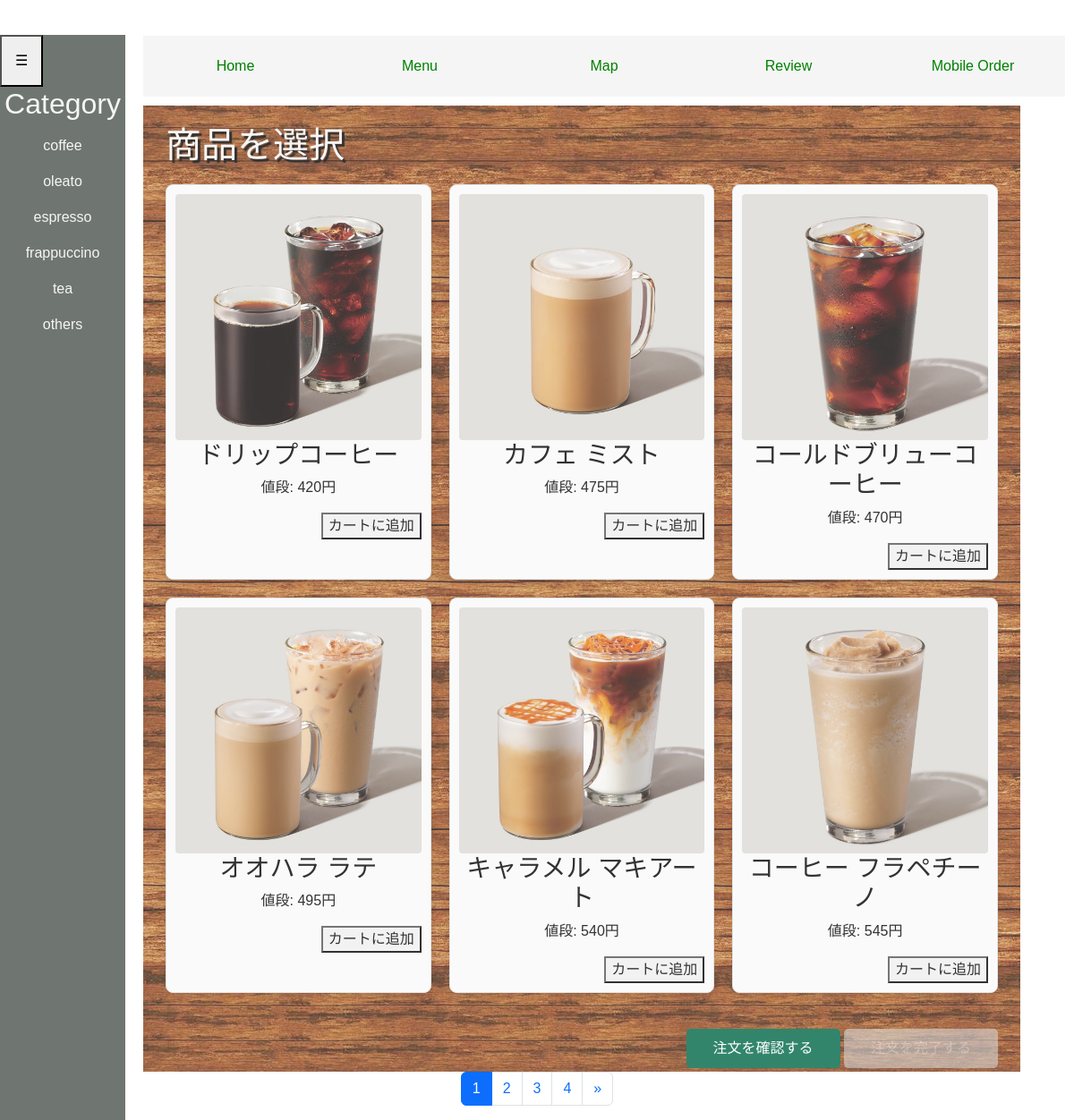
/mobile_order/, run on the app's committed database.
### cafe/models.py (models this page shows, shortened)
class CafeMenu(models.Model):
    CATEGORY=(('coffee','コーヒー'),
              ('espresso','エスプレッソ'),
              ('oleato','オリアート'),
              ('frappuccino','フラペチーノ'),
              ('tea','ティー'),
              ('others','その他'),
              )
    category = models.CharField(choices=CATEGORY, max_length=20, default='coffee')
    name=models.CharField(
                verbose_name='商品名',
                max_length=100
                )
    price=models.DecimalField(max_digits=5, decimal_places=0)
    description=models.TextField()
    image=models.ImageField(upload_to='menu_images/')

### cafe/views.py (the view, shortened to what this page needs)
# urls.py: path('mobile_order/',views.Mobile_OrderView.as_view(),name='mobile_order'),
class Mobile_OrderView(ListView):
    template_name='mobile_order.html'
    context_object_name = 'orderby_records'  # object_listキーに別名を設定
    model = CafeMenu  # 使用するモデルを指定
    paginate_by=6  #1つのページに6つ表示
    def get_context_data(self, **kwargs):
        context = super().get_context_data(**kwargs)
        selected_items = self.request.session.get('selected_items', [])  # セッションから選んだ商品を取得
        total_price = sum(float(item.get('price', 0)) for item in selected_items)  # 商品価格を合計
        context['total_price'] = total_price
        context['selected_items'] = selected_items
        return context

### cafe/templates/mobile_order.html (shortened to what this page needs)
{% load static %}
<head>
    <link href="{% static 'css/bootstrap.min.css' %}" rel="stylesheet">
    <link rel="stylesheet" href="{% static 'css/menu.css' %}">
</head>
<div class="navbar">
  <a href="{% url 'cafe:base' %}">Home</a>
  <a href="{% url 'cafe:menu' %}">Menu</a>
  <a href="{% url 'cafe:map' %}">Map</a>
  <a href="{% url 'photo:index' %}">Review</a>
  <a href="{% url 'cafe:mobile' %}">Mobile Order</a>
</div>
<div class="sidebar">
  <button id="toggleBtn" class="toggle-btn">☰</button>
  <h2>Category</h2>
  <ul>
      <li><a href="{% url 'cafe:coffee_m' %}">coffee</a></li>
      <li><a href="{% url 'cafe:oleato_m' %}">oleato</a></li>
      <li><a href="{% url 'cafe:espresso_m' %}">espresso</a></li>
      <li><a href="{% url 'cafe:frappuccino_m' %}">frappuccino</a></li>
      <li><a href="{% url 'cafe:tea_m' %}">tea</a></li>
      <li><a href="{% url 'cafe:others_m' %}">others</a></li>
  </ul>
</div>
<body>
  <div class="menu" style="background-image: url('{% static "img/wood.jpeg" %}'); opacity:0.8;">
    <h1 style="text-shadow: 3px 3px 1px rgba(0, 0, 0, 1);">商品を選択</h1>
    <div class="menu-grid">
      {% for record in orderby_records %}
          <div class="record">
            <img src="{{ record.image.url }}" alt="{{ record.name }}">
            <h3>{{ record.name }}</h3>
            <p>値段: {{ record.price }}円</p>
            <div style="text-align: right;">
              <button class="add-to-cart" data-id="{{ record.id }}" data-name="{{ record.name }}" data-price="{{ record.price }}">カートに追加</button>
            </div>
          </div>
      {% endfor %}
        </div>
      <div style="text-align: right;">
      <button class="back-button">
        <a>注文を確認する</a>
      </button>
      <button  type="submit" class="back-button" id="complete-order" disabled>
        注文を完了する
      </button>
      </div>
    </div>
  {% include "pagination.html" %}
</body>
</html>

### blogapp/templates/pagination.html (shortened to what this page needs)
<ul class="pagination" style="justify-content:center">
    {% for num in page_obj.paginator.page_range %}
    {% if page_obj.number == num %}
    <li class="page-item active">
        <span class="page-link">{{ num }}</span>
    </li>
    {% else %}
    <li class="page-item">
        <a class="page-link" href="?page={{ num }}">{{ num }}</a>
    </li>
    {% endif %}
    {% endfor %}
    {% if page_obj.has_next %}
    <li class="page-item">
        <a class="page-link" href="?page={{ page_obj.next_page_number }}" aria-label="=Next">
            <span aria-hidden="true">&raquo;</span>
        </a>
    </li>
    {% endif %}
</ul>

### static/css/menu.css (style rules this page uses)
body { font-family: 'Noto Sans JP', sans-serif; width: 100%; }
.navbar { width: 1030px; margin-left: 160px; margin-right: 76; margin-top: 40px; display: flex; position: sticky; z-index: 0; background-color: whitesmoke; overflow: hidden; }
.navbar a { flex: 1; padding: 14px 20px; text-align: center; text-decoration: none; color: green; }
.sidebar { background-color: rgb(111, 118, 113); width: 140px; height: 100%; top: 39px; position: fixed; overflow: hidden; margin-bottom: 30px; z-index: 1; }
.sidebar h2 { text-align: center; color: whitesmoke; }
.sidebar ul { list-style-type: none; padding: 0; }
.sidebar ul li { padding: 8px; text-align: center; }
.sidebar ul li a { text-decoration: none; color: whitesmoke; display: block; }
.toggle-btn { padding: 15px; cursor: pointer; position: relative; color: black; }
.menu { font-family: 'Noto Sans JP', sans-serif; margin-left: 150px; flex: 1; padding: 25px; color: whitesmoke; background-color: cadetblue; height: 1080px; top: 10px; bottom: 0; margin-left: 160px; margin-top: 10px; width: 980px; padding-top: 20px; }
img { display: block; margin: 0 auto; }
.record { font-family: 'Noto Sans JP', sans-serif; font-weight: 100; }
.record { font-family: 'Noto Sans JP', sans-serif; font-weight: 100; color: black; }
.back-button { background-color: #006747; color: white; border: none; padding: 10px 30px; border-radius: 5px; cursor: pointer; font-size: 16px; transition: background-color 0.3s ease; margin-top: 20px; }
.back-button a { color: white; text-decoration: none; display: block; }
.menu-grid { display: grid; grid-template-columns: repeat(3, 1fr); grid-gap: 20px; margin: 20px auto; max-width: 1200px; }
.record { text-align: center; border: 1px solid #ddd; border-radius: 8px; padding: 10px; background-color: #f9f9f9; box-shadow: 0 4px 6px rgba(0, 0, 0, 0.1); transition: transform 0.2s ease; }
.record img { max-width: 100%; height: auto; border-radius: 4px; }
button[disabled] { background-color: #ccc; cursor: not-allowed; opacity: 0.6; }

### data on the page
CafeMenu: image (picture), name "ドリップコーヒー", price "420"
CafeMenu: image (picture), name "カフェ ミスト", price "475"
CafeMenu: image (picture), name "コールドブリューコーヒー", price "470"
CafeMenu: image (picture), name "オオハラ ラテ", price "495"
CafeMenu: image (picture), name "キャラメル マキアート", price "540"
CafeMenu: image (picture), name "コーヒー フラペチーノ", price "545"

### other printed values
{{ num }} "1"
{{ num }} "2" "3" "4"
